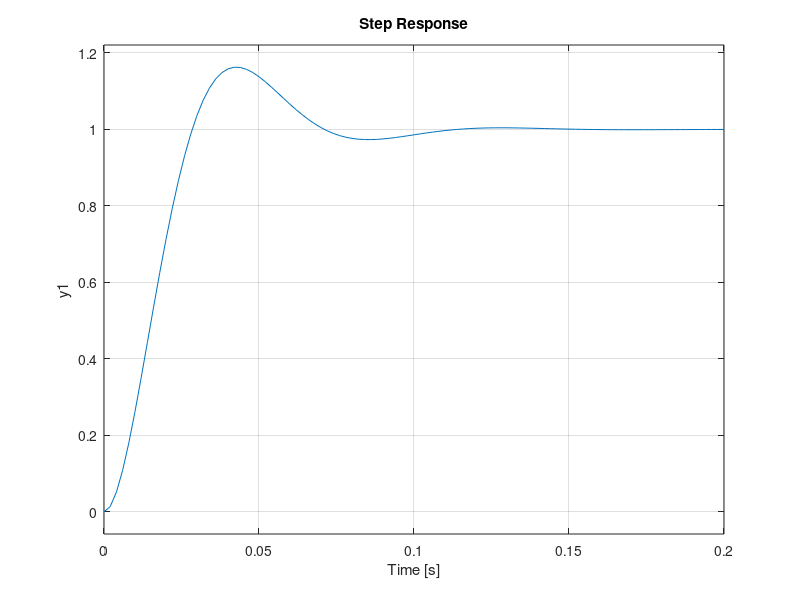

Write MATLAB code to recreate this figure. (Note: this script raises an error after producing the figure.)
% Plant
A = [0 1; 0 -10];  B = [0;1];  C = [1 0];  D = 0;

% Specs → controller
zeta = 0.5; wn = 85;
K = [wn^2, 2*zeta*wn - 10];   % -> [7225, 75]
Acl = A - B*K;
Nbar = -1/(C*(Acl\B));        % -> 7225

% Closed-loop (reference → y)
sys_cl = ss(Acl, B*Nbar, C, D);
step(sys_cl), grid on
S = stepinfo(sys_cl);       
eig(Acl)                     
